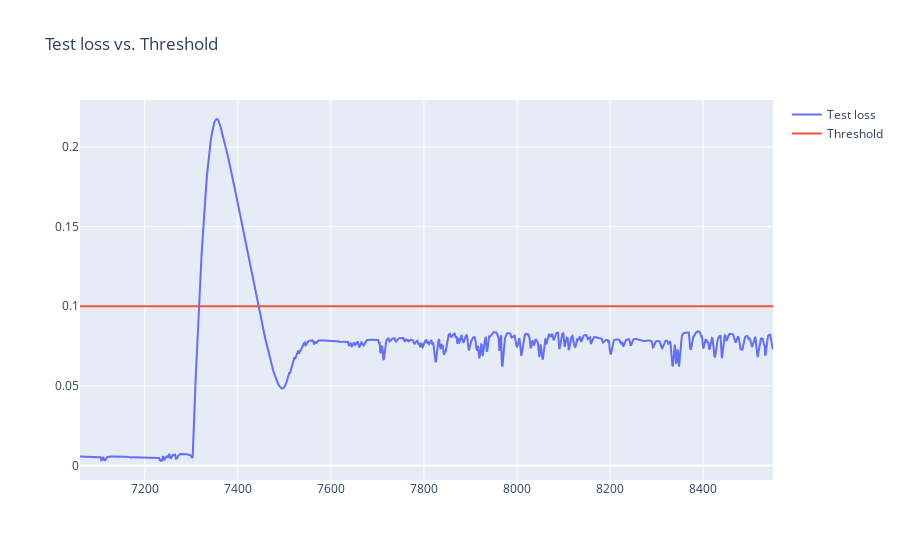

Source (notebook cell):
### Markdown cell above
### Anomaly detection response

### Code cell
fig = go.Figure()
fig.add_trace(go.Scatter(x=anomaly_df['data_point'], y=anomaly_df['loss'], name='Test loss'))
fig.add_trace(go.Scatter(x=anomaly_df['data_point'], y=anomaly_df['threshold'], name='Threshold'))
fig.update_layout(showlegend=True, title='Test loss vs. Threshold')
fig.show()

### Figure 1 — Plotly figure (JSON) as saved in the notebook; plotly's stock layout.template omitted (floating-point values rounded to 4 significant figures; data arrays with more than 128 entries replaced by an {"elided": "..."} marker saying what was removed)
{"data": [{"name": "Test loss", "type": "scatter", "x": {"elided": "1490 int values"}, "y": {"elided": "1490 float values"}}, {"name": "Threshold", "type": "scatter", "x": {"elided": "1490 int values"}, "y": {"elided": "1490 float values"}}], "layout": {"showlegend": true, "title": {"text": "Test loss vs. Threshold"}}}
